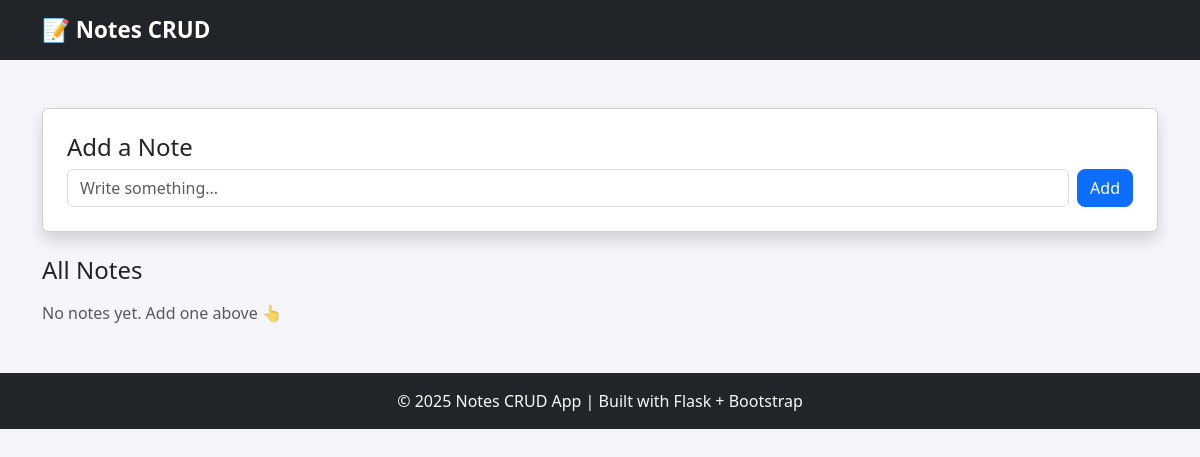
Before: / with the older database file.
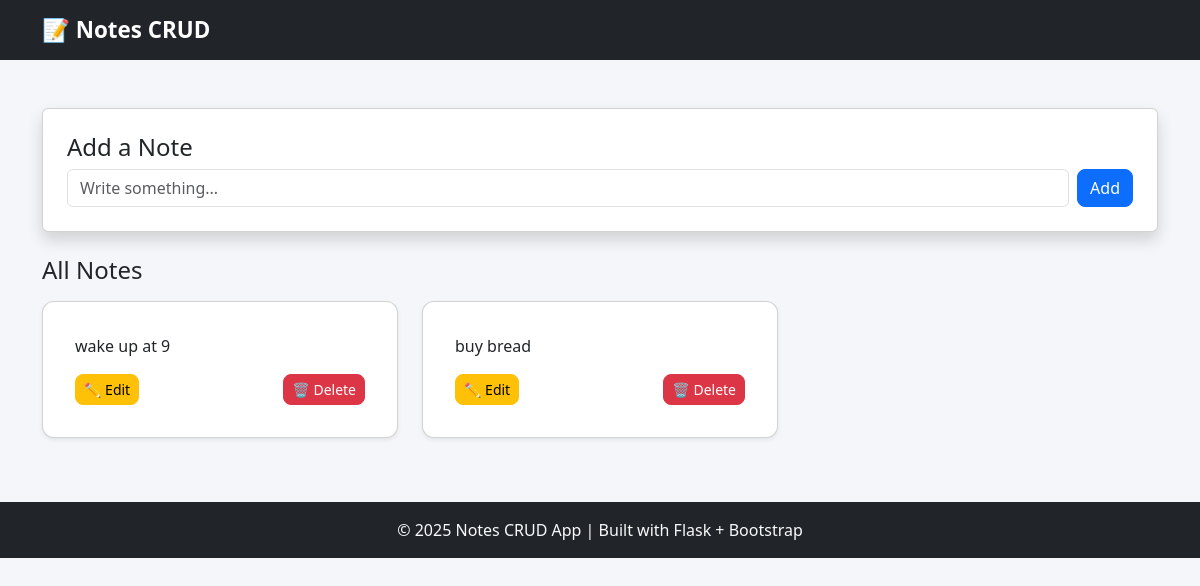
After: the same page with the newer database file.
### tables this page shows
CREATE TABLE notes (
            id INTEGER PRIMARY KEY AUTOINCREMENT,
            content TEXT NOT NULL
        );

### app.py (the view)
@app.route("/")
def index():
    conn = sqlite3.connect("notes.db")
    cursor = conn.cursor()
    cursor.execute("SELECT * FROM notes")
    notes = cursor.fetchall()
    conn.close()
    return render_template("index.html", notes=notes)

### templates/index.html (shortened to what this page needs)
{% extends "base.html" %}
{% block content %}
<div class="card shadow p-4 mb-4">
    <h4>Add a Note</h4>
    <form action="{{ url_for('add_note') }}" method="POST" class="d-flex">
        <input type="text" name="content" class="form-control me-2" placeholder="Write something..." required>
        <button class="btn btn-primary">Add</button>
    </form>
</div>
<h4 class="mb-3">All Notes</h4>
{% if notes %}
    <div class="row">
        {% for note in notes %}
            <div class="col-md-4 mb-3">
                <div class="card note-card shadow-sm p-3">
                    <div class="card-body">
                        <p class="card-text">{{ note[1] }}</p>
                        <div class="d-flex justify-content-between">
                            <a href="{{ url_for('update_note', note_id=note[0]) }}" class="btn btn-sm btn-warning">✏️ Edit</a>
                            <button class="btn btn-sm btn-danger" data-bs-toggle="modal" data-bs-target="#deleteModal{{ note[0] }}">
                                🗑️ Delete
                            </button>
                        </div>
                    </div>
                </div>
            </div>
        {% endfor %}
    </div>
{% else %}
    <p class="text-muted">No notes yet. Add one above 👆</p>
{% endif %}
{% endblock %}

### templates/base.html (shortened to what this page needs)
<!DOCTYPE html>
<html lang="en">
<head>
    <link href="https://cdn.jsdelivr.net/npm/bootstrap@5.3.2/dist/css/bootstrap.min.css" rel="stylesheet">
    <link rel="stylesheet" href="{{ url_for('static', filename='style.css') }}">
</head>
<body>
<nav class="navbar navbar-dark bg-dark mb-4">
  <div class="container">
    <a class="navbar-brand" href="{{ url_for('index') }}">📝 Notes CRUD</a>
  </div>
</nav>
<div class="container">
    {% block content %}{% endblock %}
</div>
<footer class="bg-dark text-light text-center py-3 mt-5">
    <p class="mb-0">© {{ 2025 }} Notes CRUD App | Built with Flask + Bootstrap</p>
</footer>
</body>
</html>

### static/style.css (style rules this page uses)
body { background-color: #f4f6f9; font-family: 'Segoe UI', Tahoma, Geneva, Verdana, sans-serif; }
.navbar-brand { font-weight: bold; font-size: 1.4rem; }
.note-card { transition: transform 0.2s ease, box-shadow 0.2s ease; border-radius: 12px; }
.btn { border-radius: 8px; }

Changed rows visible on the page:
added notes: content "wake up at 9"
added notes: content "buy bread"
Other visible differences:
text no longer shown: "No notes yet. Add one above 👆"
